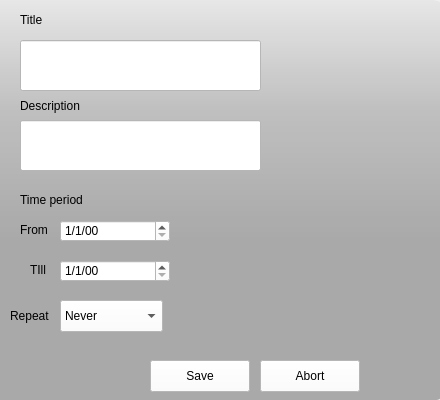
<?xml version="1.0" encoding="UTF-8"?>
<ui version="4.0">
 <class>CalendarPopUp</class>
 <widget class="QWidget" name="CalendarPopUp">
  <property name="geometry">
   <rect>
    <x>0</x>
    <y>0</y>
    <width>440</width>
    <height>400</height>
   </rect>
  </property>
  <property name="windowTitle">
   <string>Form</string>
  </property>
  <property name="styleSheet">
   <string notr="true">alternate-background-color: rgb(255, 255, 255);</string>
  </property>
  <widget class="QLabel" name="Title_LA">
   <property name="geometry">
    <rect>
     <x>20</x>
     <y>10</y>
     <width>58</width>
     <height>20</height>
    </rect>
   </property>
   <property name="styleSheet">
    <string notr="true">color: rgb(0, 0, 0);</string>
   </property>
   <property name="text">
    <string>Title</string>
   </property>
  </widget>
  <widget class="QLineEdit" name="Title_LE">
   <property name="geometry">
    <rect>
     <x>20</x>
     <y>40</y>
     <width>241</width>
     <height>51</height>
    </rect>
   </property>
   <property name="styleSheet">
    <string notr="true">background-color: rgb(255, 255, 255);
color: rgb(0, 0, 0);</string>
   </property>
  </widget>
  <widget class="QLabel" name="Description_LA">
   <property name="geometry">
    <rect>
     <x>20</x>
     <y>90</y>
     <width>91</width>
     <height>31</height>
    </rect>
   </property>
   <property name="styleSheet">
    <string notr="true">color: rgb(0, 0, 0);</string>
   </property>
   <property name="text">
    <string>Description</string>
   </property>
  </widget>
  <widget class="QLineEdit" name="Description_LE">
   <property name="geometry">
    <rect>
     <x>20</x>
     <y>120</y>
     <width>241</width>
     <height>51</height>
    </rect>
   </property>
   <property name="styleSheet">
    <string notr="true">background-color: rgb(255, 255, 255);
color: rgb(0, 0, 0);</string>
   </property>
  </widget>
  <widget class="QLabel" name="Time_period_LA">
   <property name="geometry">
    <rect>
     <x>20</x>
     <y>190</y>
     <width>111</width>
     <height>20</height>
    </rect>
   </property>
   <property name="styleSheet">
    <string notr="true">color: rgb(0, 0, 0);</string>
   </property>
   <property name="text">
    <string>Time period</string>
   </property>
  </widget>
  <widget class="QLabel" name="From_LA">
   <property name="geometry">
    <rect>
     <x>20</x>
     <y>220</y>
     <width>61</width>
     <height>20</height>
    </rect>
   </property>
   <property name="styleSheet">
    <string notr="true">color: rgb(0, 0, 0);</string>
   </property>
   <property name="text">
    <string>From</string>
   </property>
  </widget>
  <widget class="QDateEdit" name="From_DE">
   <property name="geometry">
    <rect>
     <x>60</x>
     <y>220</y>
     <width>110</width>
     <height>22</height>
    </rect>
   </property>
   <property name="styleSheet">
    <string notr="true">background-color: rgb(255, 255, 255);
color: rgb(0, 0, 0);</string>
   </property>
   <property name="displayFormat">
    <string>M/d/yy</string>
   </property>
  </widget>
  <widget class="QLabel" name="Till_LA">
   <property name="geometry">
    <rect>
     <x>30</x>
     <y>260</y>
     <width>51</width>
     <height>20</height>
    </rect>
   </property>
   <property name="styleSheet">
    <string notr="true">color: rgb(0, 0, 0);</string>
   </property>
   <property name="text">
    <string>TIll</string>
   </property>
  </widget>
  <widget class="QDateEdit" name="Till_DE">
   <property name="geometry">
    <rect>
     <x>60</x>
     <y>260</y>
     <width>110</width>
     <height>22</height>
    </rect>
   </property>
   <property name="styleSheet">
    <string notr="true">background-color: rgb(255, 255, 255);
color: rgb(0, 0, 0);</string>
   </property>
   <property name="displayFormat">
    <string>M/d/yy</string>
   </property>
  </widget>
  <widget class="QComboBox" name="Repeat_CB">
   <property name="geometry">
    <rect>
     <x>60</x>
     <y>300</y>
     <width>103</width>
     <height>32</height>
    </rect>
   </property>
   <property name="styleSheet">
    <string notr="true">color: rgb(0, 0, 0);
background-color: rgb(255, 255, 255);</string>
   </property>
   <item>
    <property name="text">
     <string>Never</string>
    </property>
   </item>
   <item>
    <property name="text">
     <string>Daily</string>
    </property>
   </item>
   <item>
    <property name="text">
     <string>Weekly</string>
    </property>
   </item>
   <item>
    <property name="text">
     <string>Monthly</string>
    </property>
   </item>
   <item>
    <property name="text">
     <string>Annually</string>
    </property>
   </item>
  </widget>
  <widget class="QPushButton" name="Save_PB">
   <property name="geometry">
    <rect>
     <x>150</x>
     <y>360</y>
     <width>100</width>
     <height>32</height>
    </rect>
   </property>
   <property name="styleSheet">
    <string notr="true">color: rgb(0, 0, 0);
background-color: rgb(255, 255, 255);</string>
   </property>
   <property name="text">
    <string>Save</string>
   </property>
  </widget>
  <widget class="QLabel" name="Repeat_LA">
   <property name="geometry">
    <rect>
     <x>10</x>
     <y>300</y>
     <width>61</width>
     <height>31</height>
    </rect>
   </property>
   <property name="styleSheet">
    <string notr="true">color: rgb(0, 0, 0);</string>
   </property>
   <property name="text">
    <string>Repeat</string>
   </property>
  </widget>
  <widget class="QPushButton" name="Abort_PB">
   <property name="geometry">
    <rect>
     <x>260</x>
     <y>360</y>
     <width>100</width>
     <height>32</height>
    </rect>
   </property>
   <property name="styleSheet">
    <string notr="true">color: rgb(0, 0, 0);
background-color: rgb(255, 255, 255);</string>
   </property>
   <property name="text">
    <string>Abort</string>
   </property>
  </widget>
  <widget class="QLabel" name="label_2">
   <property name="geometry">
    <rect>
     <x>-160</x>
     <y>0</y>
     <width>611</width>
     <height>401</height>
    </rect>
   </property>
   <property name="styleSheet">
    <string notr="true">background-color: qlineargradient(spread:pad, x1:0, y1:0, x2:0, y2:0.715909, stop:0 rgba(0, 0, 0, 9), stop:0.375 rgba(0, 0, 0, 50), stop:0.835227 rgba(0, 0, 0, 75));
border-radius:20px;</string>
   </property>
   <property name="text">
    <string/>
   </property>
  </widget>
  <widget class="QLabel" name="label">
   <property name="geometry">
    <rect>
     <x>370</x>
     <y>10</y>
     <width>58</width>
     <height>41</height>
    </rect>
   </property>
   <property name="text">
    <string/>
   </property>
   <property name="pixmap">
    <pixmap resource="../resources/resources.qrc">:/images/BankLogo.png</pixmap>
   </property>
   <property name="scaledContents">
    <bool>true</bool>
   </property>
  </widget>
  <zorder>label_2</zorder>
  <zorder>Title_LA</zorder>
  <zorder>Title_LE</zorder>
  <zorder>Description_LA</zorder>
  <zorder>Description_LE</zorder>
  <zorder>Time_period_LA</zorder>
  <zorder>From_LA</zorder>
  <zorder>From_DE</zorder>
  <zorder>Till_LA</zorder>
  <zorder>Till_DE</zorder>
  <zorder>Repeat_CB</zorder>
  <zorder>Save_PB</zorder>
  <zorder>Repeat_LA</zorder>
  <zorder>Abort_PB</zorder>
  <zorder>label</zorder>
 </widget>
 <resources>
  <include location="../resources/resources.qrc"/>
 </resources>
 <connections/>
</ui>
